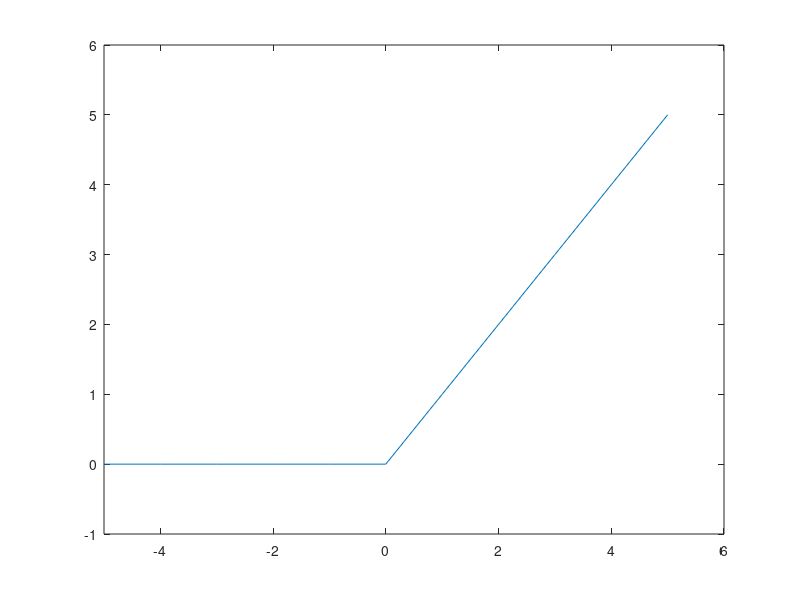

Reproduce this figure in MATLAB.
%The Ramp Signal of Continuous time signal.

%Reference:

clc;                        %Clears the command window and homes the cursor.
clear all;                  %Clear variables and functions from memory.
clf;                        %Clear current figure.

%Defining The Original Signal {x(n)}.

t=-5:5;                         %Defining the x axis.
x=@(t) t.*(t>0)+0.*(t<0);       %Defining the amplitude of Y axis. [x=@(t)] equal to x(t).
plot(t,x(t));                   %Plot use for continuous signal.
axis([-5 6 -1 6]);              %AXIS([XMIN XMAX YMIN YMAX]) sets scaling for the x- and y-axes on the current plot.
